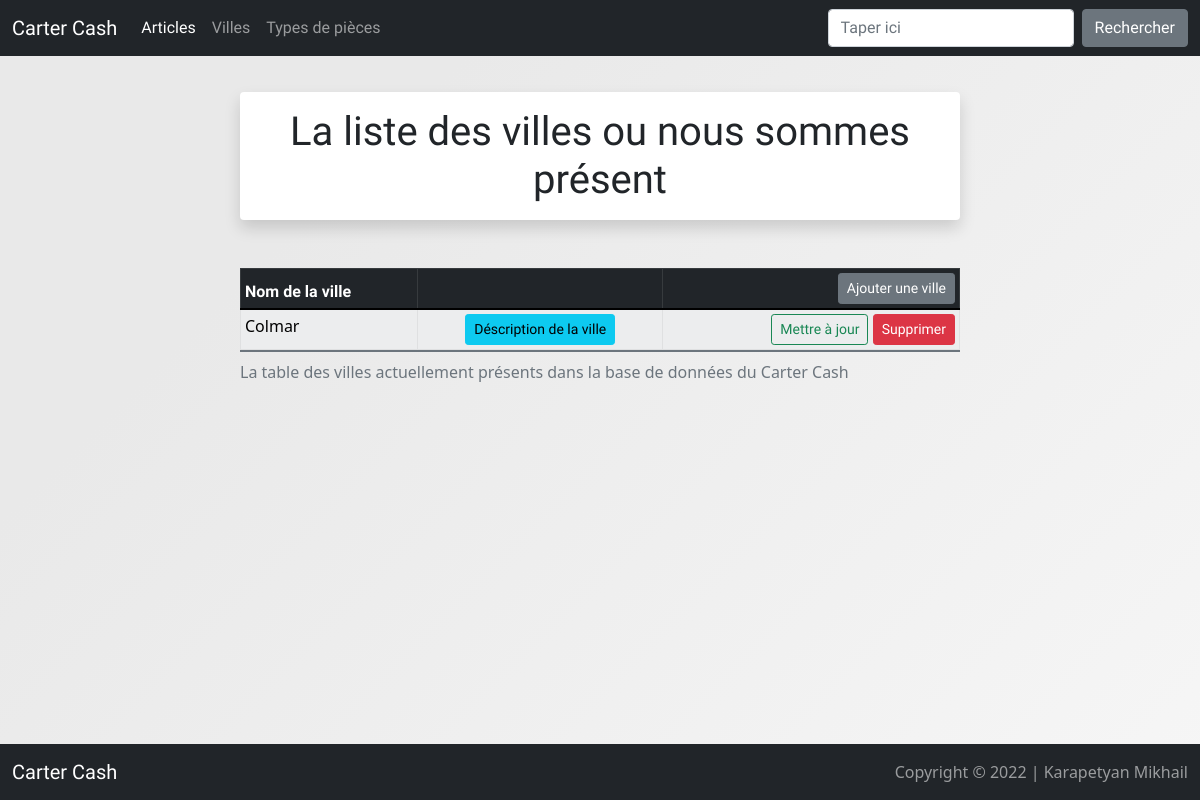
/user/all_villes, run on an earlier commit of the app's database.
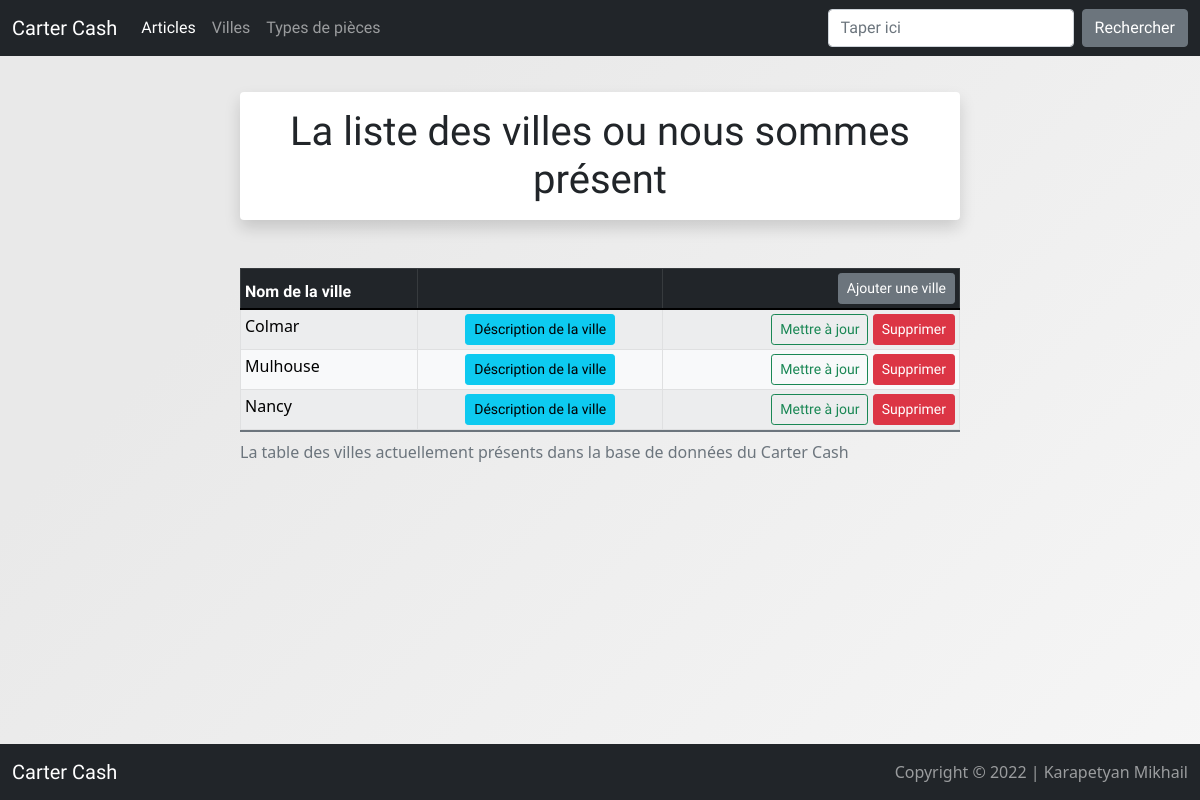
And on a later commit of the database.
### user/models.py (models this page shows)
class Ville(models.Model):
    name = models.CharField(max_length=30)
    describtion = models.CharField(max_length=500)
    def __str__(self):
        return self.name

### user/views.py (the view)
# urls.py: path('all_villes', views.all_villes, name="Ville_list"),
def all_villes(request):
    ville_list = Ville.objects.all()
    return render(request, 'user/ville_list.html', {'ville_list': ville_list})

### user/templates/user/ville_list.html (shortened to what this page needs)
{% extends 'base.html' %}
{% load static %}
{% load crispy_forms_tags %}
{% block content %}
<head>
  <link rel="stylesheet" href=" {% static 'css/styles.css' %} ">
<head>
<header>
  <div class="top-article-list">
    <h1 class="shadow p-3 mb-5 bg-body rounded ">La liste des villes ou nous sommes présent</h1>
  </div>
</header>
<body class="body-article-list">
  <div class="article-table">
    <table class="table table-light table-striped table-bordered table-sm">
        <thead>
        <tr class="table-dark">
          <th scope="col">Nom de la ville</th>
          <th scope="col"><th class="table-top text-end" scope="col"><a class="btn btn-secondary btn-sm" href="{% url 'Ville_add' %}">Ajouter une ville</a>
          </th>
          <caption>La table des villes actuellement présents dans la base de données du Carter Cash</caption>
        </tr>
        </thead>
        {% for ville in ville_list %}
        <tr>
          <td>{{ ville }}</td>
          <td class="text-center"><a href="{%url 'Ville_delete' ville.id %}" class="btn btn-info btn-sm"> Déscription de la ville </a> </td>
          <td class="text-end"><a href="{%url 'Ville_update' ville.id %}" class="btn btn-outline-success btn-sm">Mettre à jour</a> <a href="{%url 'Ville_delete' ville.id %}" class="btn btn-danger btn-sm">Supprimer </a></td>
        </tr>
        {% empty %}
      </table>
        <tr>
          <td colspan="4">Aucune ville n'est présente, votre base de données est vide ! <a href="{% url 'Ville_add' %}"> Ajouter la premiere ville</article></a>.</td>
        </tr>
    </tbody>
    {% endfor %}
  </table>
</div>
</body>
{% endblock %}

What changed in the data, as far as the page shows it:
added Ville: name "Mulhouse"
added Ville: name "Nancy"
